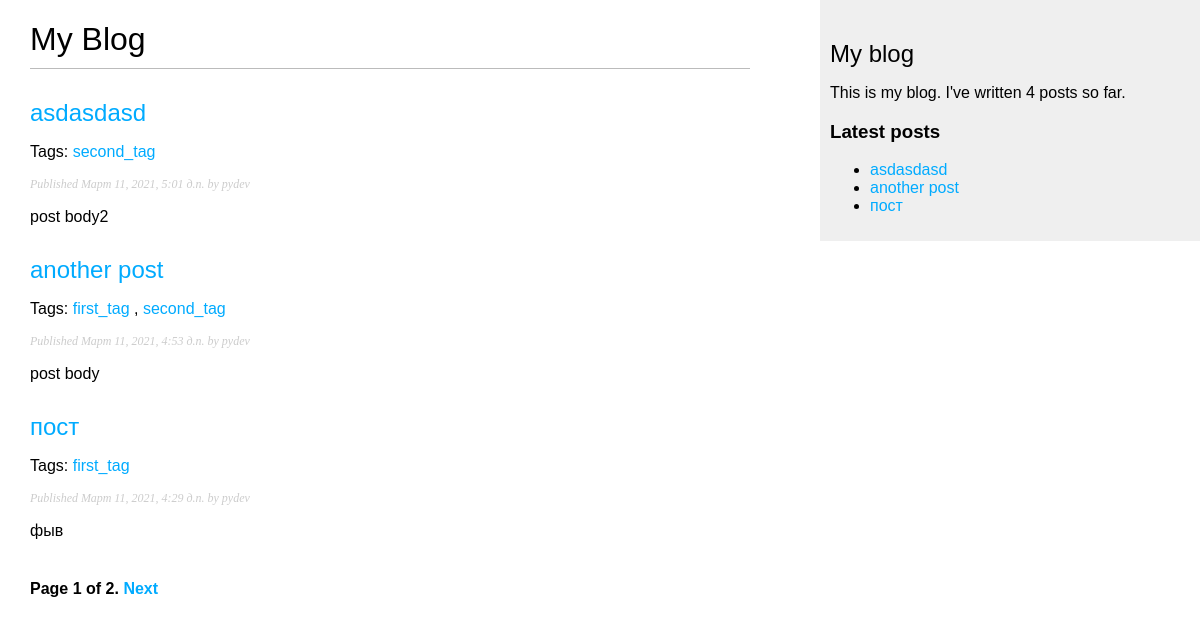
The page / on the database its author committed.
### blog/models.py (models this page shows, shortened)
class Post(models.Model):
    STATUS_CHOISES = (
        ('draft', 'Draft'),
        ('published', 'Published')
    )
    title = models.CharField(max_length=250)
    slug = models.SlugField(max_length=250, unique_for_date='publish')
    author = models.ForeignKey(User, on_delete=models.CASCADE, related_name='blog_posts')
    body = models.TextField()
    publish = models.DateTimeField(default=timezone.now)
    created = models.DateTimeField(auto_now_add=True)
    updated = models.DateTimeField(auto_now=True)
    status = models.CharField(max_length=10, choices=STATUS_CHOISES, default='draft')
    objects = models.Manager()
    published = PublishedManager()
    tags = TaggableManager()
    class Meta:
        ordering = ('-publish',)
        verbose_name = 'Пост'
        verbose_name_plural = 'Посты'
    def get_absolute_url(self):
        return reverse('blog:post_detail', args=[self.publish.year, self.publish.month, self.publish.day, self.slug])

### blog/views.py (the view)
# urls.py: path('', post_list, name='post_list'),
def post_list(request, tag_slug=None):
    object_list = Post.published.all()
    tag = None
    if tag_slug:
        tag = get_object_or_404(Tag, slug=tag_slug)
        object_list = object_list.filter(tags__in=[tag])
    paginator = Paginator(object_list, 3)
    page = request.GET.get('page')
    try:
        posts = paginator.page(page)
    except PageNotAnInteger:
        posts = paginator.page(1)
    except EmptyPage:
        posts = paginator.page(paginator.num_pages)
    return render(request, 'blog/post/list.html', {'page': page, 'posts': posts, 'tag': tag})

### blog/models.py (called while the page is built)
    def get_queryset(self):
        return super(PublishedManager, self).get_queryset().filter(status='published')

### blog/templatetags/blog_tags.py (called while the page is built)
@register.simple_tag
def total_posts():
    return Post.published.count()

@register.inclusion_tag('blog/post/latest_post.html')
def show_latest_posts(count=5):
    latest_posts = Post.published.order_by('-publish')[:count]
    return {'latest_posts': latest_posts}

### blog/templates/blog/post/list.html (shortened to what this page needs)
{% extends "blog/base.html" %}
{% block content %}
  <h1>My Blog</h1>
  {% for post in posts %}
    <h2>
      <a href="{{ post.get_absolute_url }}">
        {{ post.title }}
      </a>
    </h2>
    <p class="tags">
      Tags:
      {% for tag in post.tags.all %}
        <a href="{% url "blog:post_list_by_tag" tag.slug %}">
          {{ tag.name }}
        </a>
        {% if not forloop.last %}, {% endif %}
      {% endfor %}
    </p>
    <p class="date">
      Published {{ post.publish }} by {{ post.author }}
    </p>
    {{ post.body|truncatewords:30|linebreaks }}
  {% endfor %}
  {% include "pagination.html" with page=posts %}
{% endblock %}

### blog/templates/blog/base.html (shortened to what this page needs)
{% load blog_tags %}
{% load static %}
<!DOCTYPE html>
<html>
<head>
  <link href="{% static "css/blog.css" %}" rel="stylesheet">
</head>
<body>
  <div id="content">
    {% block content %}
    {% endblock %}
  </div>
  <div id="sidebar">
    <h2>My blog</h2>
      <p>This is my blog. I've written {% total_posts %} posts so far.</p>
      <h3>Latest posts</h3>
      {% show_latest_posts 3 %}
  </div>
</body>
</html>

### blog/templates/pagination.html (shortened to what this page needs)
<div class="pagination">
<span class="step-links">
<span class="current">
Page {{ page.number }} of {{ page.paginator.num_pages }}.
</span>
{% if page.has_next %}
<a href="?page={{ page.next_page_number }}">Next</a>
{% endif %}
</span>
</div>

### blog/templates/blog/post/latest_post.html
<ul>
{% for post in latest_posts %}
  <li>
    <a href="{{ post.get_absolute_url }}">{{ post.title }}</a>
  </li>
{% endfor %}
</ul>

### blog/static/css/blog.css (style rules this page uses)
body { margin:0; padding:0; font-family:helvetica, sans-serif; }
a { color:#00abff; text-decoration:none; }
h1 { font-weight:normal; border-bottom:1px solid #bbb; padding:0 0 10px 0; }
h2 { font-weight:normal; margin:30px 0 0; }
#content { float:left; width:60%; padding:0 0 0 30px; }
#sidebar { float:right; width:30%; padding:10px; background:#efefef; height:100%; }
p.date { color:#ccc; font-family: georgia, serif; font-size: 12px; font-style: italic; }
.pagination { margin:40px 0; font-weight:bold; }

### rows shown on the page
Post: title "asdasdasd", publish "Март 11, 2021, 5:01 д.п.", author "pydev", body "post body2"
Tag: name "second_tag"
Post: title "another post", publish "Март 11, 2021, 4:53 д.п.", author "pydev", body "post body"
Tag: name "first_tag"
Post: title "пост", publish "Март 11, 2021, 4:29 д.п.", author "pydev", body "фыв"

### other values the page prints
{{ page.number }} "1"
{{ page.paginator.num_pages }} "2"
